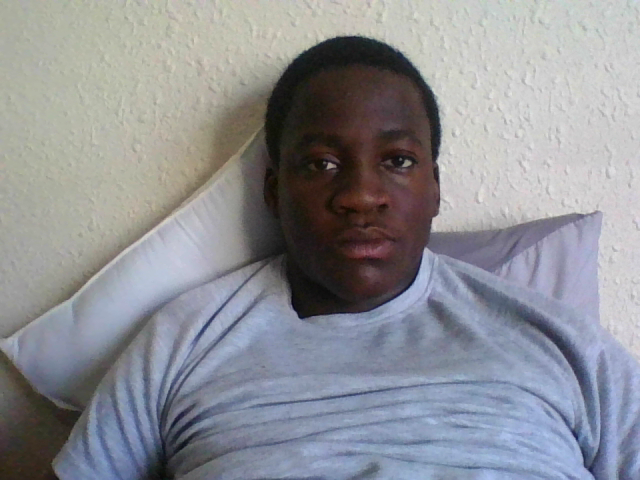
#> input picture attendance_data/May-02-2022.png, 640 x 480 px
$ python savefaces.py
#> lines starting #> are read from the running program, lines starting #| are printed output that depends on the picture; after the words box and inside, x2 and y2 are one past the last pixel; in counts of white or black regions, pixels touching at a corner belong together

import cv2

# Read the input image
img = cv2.imread('attendance_data/May-02-2022.png')
#> img is the input picture: shape (480, 640, 3); mean B, G, R 149.3, 143.6, 142.1

# Convert into grayscale
gray = cv2.cvtColor(img, cv2.COLOR_BGR2GRAY)
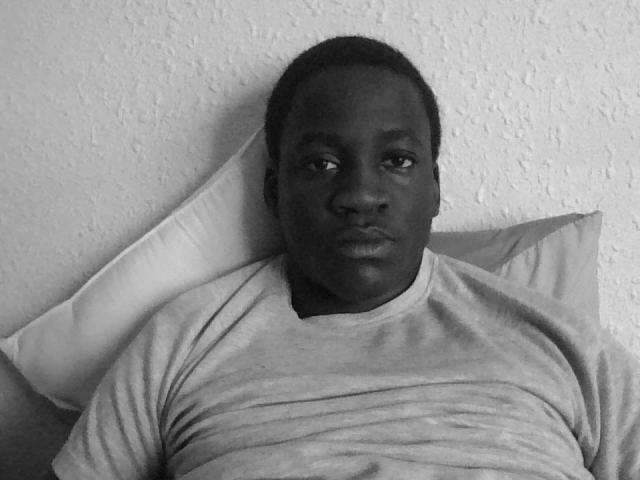
#> gray: shape (480, 640); min 6, max 228, mean 143.8

face_cascade = cv2.CascadeClassifier('haarcascade_frontalface_alt2.xml')

# Detect faces
faces = face_cascade.detectMultiScale(gray, 1.1, 4)
#> faces = [[270, 86, 185, 185]]

for (x, y, w, h) in faces:
    cv2.rectangle(img, (x, y), (x+w, y+h),
                  (0, 0, 255), 2)

    faces = img[y:y + h, x:x + w]
    cv2.imshow("face",faces)
    cv2.imwrite(f'img/face{x}.jpg', faces)
#> this loop made 1 pass
#> pass 1, `faces = img[y:y + h, x:x + w]`:
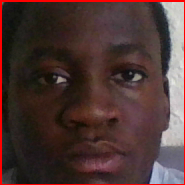
#> faces: shape (185, 185, 3); mean B, G, R 51.2, 53.6, 76.5
#> after the loop:
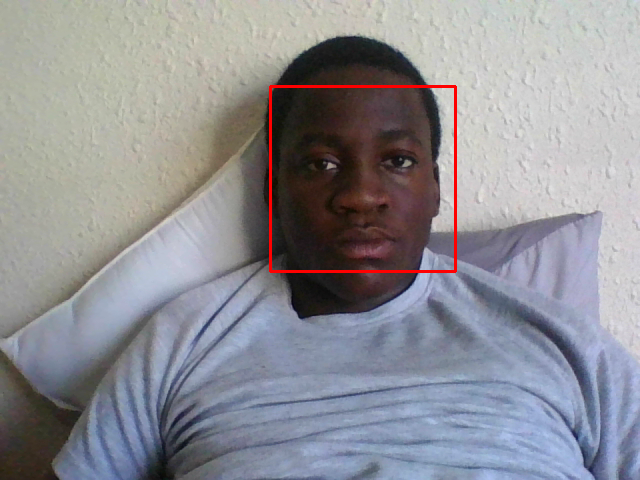
#> img: shape (480, 640, 3); 0.72% of pixels changed, all inside (x1, y1, x2, y2) = (269, 85, 457, 273)

cv2.imshow('img', img)
cv2.waitKey()
